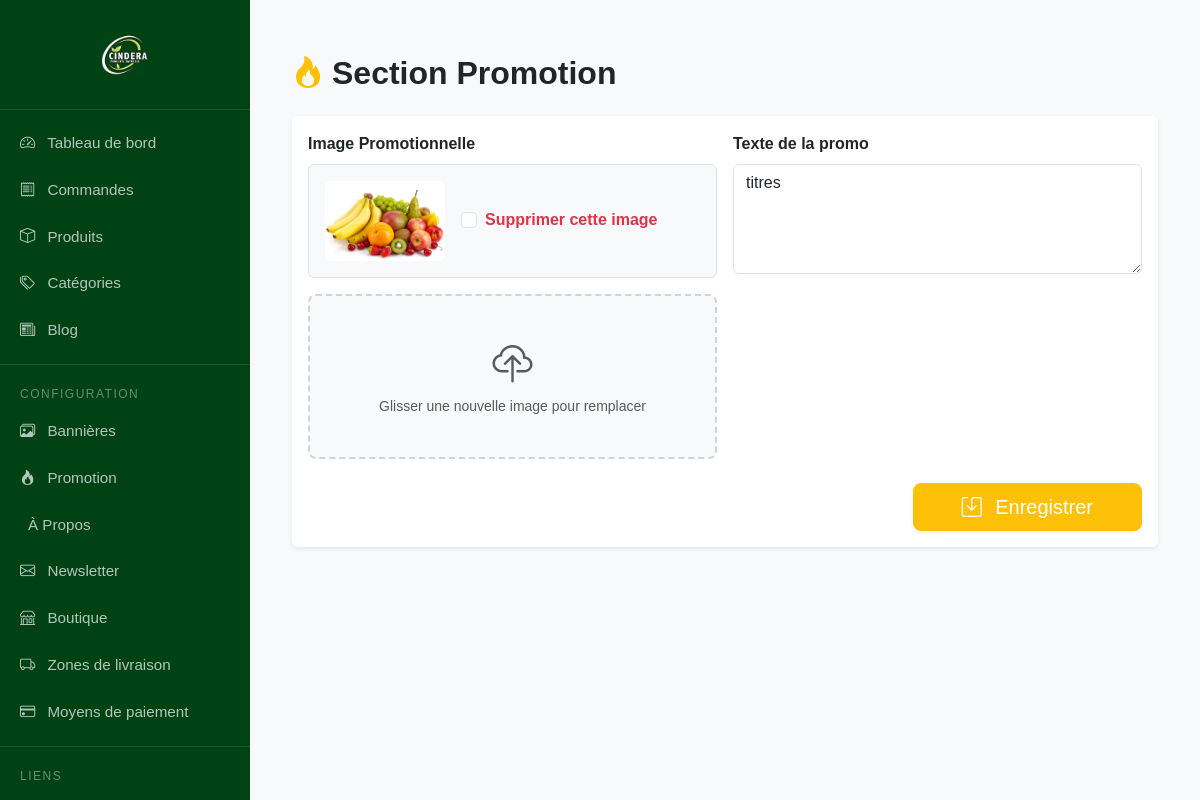
Page /dashboard/settings/promo/ (signed in) on the committed database.
### shop/models.py (models this page shows, shortened)
class ShopInfo(models.Model):
    promo_image = models.ImageField(upload_to='shop_info/', blank=True, null=True)
    promo_text = models.TextField(blank=True)
    about_image = models.ImageField(upload_to='shop_info/', blank=True, null=True)
    about_title = models.CharField(max_length=200, blank=True)
    about_description = models.TextField(blank=True)
    newsletter_bg_image = models.ImageField(upload_to='newsletter/', blank=True, null=True)
    newsletter_title = models.CharField(max_length=200, default="Rejoignez la communauté")
    newsletter_text = models.CharField(max_length=255, default="Recevez nos conseils...")
    updated_at = models.DateTimeField(auto_now=True)
    class Meta:
        verbose_name = "Informations Boutique"
    @classmethod
    def get_instance(cls):
        obj, _ = cls.objects.get_or_create(pk=1)
        return obj

### shop/decorators.py (the view)
    def _wrapped_view(request, *args, **kwargs):
        if request.user.is_authenticated:
            if request.user.is_manager or request.user.is_admin_role:
                return view_func(request, *args, **kwargs)
            else:
                raise PermissionDenied("Vous n'avez pas la permission d'accéder à cette page.")
        else:
            return redirect('products:login')  # redirige si non connecté

### shop/forms.py
class PromoSettingsForm(forms.ModelForm):
    class Meta:
        model = ShopInfo
        fields = ['promo_image', 'promo_text']
        widgets = {
            'promo_text': forms.Textarea(attrs={'rows': 4, 'class': 'form-control'}),
        }

### shop/context_processors.py (called while the page is built)
def cart_item_count(request):
    cart = request.session.get('cart', {})
    total_quantity = sum(int(item['quantity']) for item in cart.values())
    return {'cart_item_count': total_quantity}

def categories_context(request):
    return {
        'categories': Category.objects.all()
    }

### shop/models.py (called while the page is built)
    @property
    def is_manager(self):
        return self.role == self.Role.GESTIONNAIRE

    @property
    def is_admin_role(self):
        return self.role == self.Role.ADMIN

### shop/views.py (called while the page is built)
@login_required
@admin_or_manager_required
def shop_promo(request):
    instance = ShopInfo.get_instance()
    if request.method == 'POST':
        form = PromoSettingsForm(request.POST, request.FILES, instance=instance)
        if form.is_valid():
            form.save()
            messages.success(request, "Section Promotion mise à jour !")
            return redirect('dashboard:shop_promo')
    else:
        form = PromoSettingsForm(instance=instance)
    return render(request, 'dashboard/settings/promo.html', {'form': form})

### templates/dashboard/settings/promo.html (shortened to what this page needs)
{% extends "dashboard/base_dashboard.html" %}
{% block content %}
<div class="container-fluid py-4">
    <h2 class="fw-bold mb-4"><i class="bi bi-fire text-warning me-2"></i>Section Promotion</h2>
    <div class="card shadow-sm border-0">
        <div class="card-body">
            <form method="post" enctype="multipart/form-data">
                <div class="row g-3">
                    <div class="col-md-6">
                        <label class="form-label fw-bold">Image Promotionnelle</label>
                        {% if form.instance.promo_image %}
                            <div class="d-flex align-items-center gap-3 mb-3 p-3 bg-light rounded border">
                                <img src="{{ form.instance.promo_image.url }}" class="rounded" style="width: 120px; height: 80px; object-fit: cover;">
                                <div class="form-check">
                                    <input type="checkbox" name="promo_image-clear" id="promo_image-clear_id" class="form-check-input">
                                    <label for="promo_image-clear_id" class="form-check-label text-danger fw-bold">
                                        Supprimer cette image
                                    </label>
                                </div>
                            </div>
                        {% endif %}
                        <div class="image-upload-area">
                            <i class="bi bi-cloud-upload fs-1 text-muted"></i>
                            <p class="mb-0 text-muted small">
                                {% if form.instance.promo_image %}
                                    Glisser une nouvelle image pour remplacer
                                {% else %}
                                    Glisser une image ou cliquer
                                {% endif %}
                            </p>
                        </div>
                    </div>
                    <div class="col-md-6">
                        <div class="mb-3">
                            <label class="form-label fw-bold">Texte de la promo</label>
                            {{ form.promo_text }}
                        </div>
                    </div>
                </div>
                <div class="text-end mt-4">
                    <button type="submit" class="btn btn-warning btn-lg px-5 text-white shadow-sm">
                        <i class="bi bi-save me-2"></i> Enregistrer
                    </button>
                </div>
            </form>
        </div>
    </div>
</div>
{% endblock %}

### templates/dashboard/base_dashboard.html (style rules this page uses)
body { background-color: #f8f9fa; }
body { background-color: #f8f9fa; font-family: 'Poppins', sans-serif; }

### templates/dashboard/settings/promo.html (style rules this page uses)
.image-upload-area { border: 2px dashed #ced4da; padding: 40px 20px; text-align: center; border-radius: 8px; background-color: #f8f9fa; cursor: pointer; position: relative; overflow: hidden; transition: all 0.3s; }

### rows in the picture
ShopInfo: instance.promo_image (picture), promo_text "titres"
